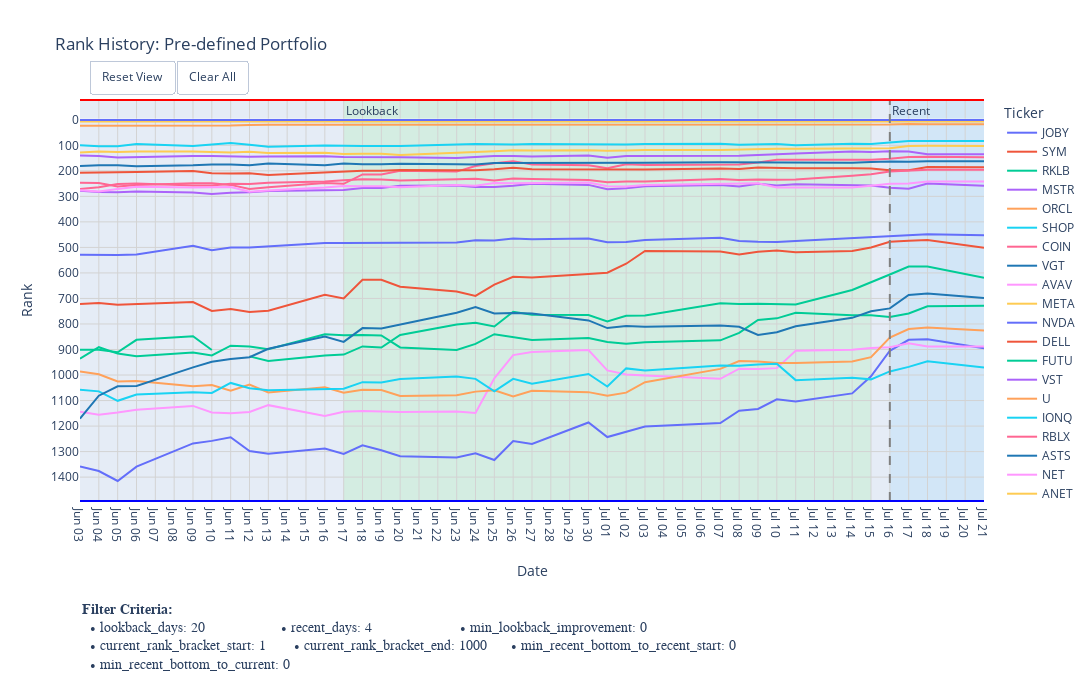

Here is the notebook cell this chart was saved with:
### Markdown cell above
### Step 8: Visualize Portfolio

Plot the rank history for the tickers in the pre-defined portfolio to compare their recent performance.

### Code cell
print("--- Step 8: Plotting rank history for the portfolio ---")

if PORTFOLIO_TICKERS:
    plot_days = PERIOD_PARAMS['lookback_days'] + PERIOD_PARAMS['recent_days'] + 10
    # Combine both dictionaries for complete context in the plot's annotation
    full_criteria_for_plot = {**PERIOD_PARAMS, **METRIC_FILTERS}
    
    plotting_utils.plot_rank_with_criteria(
        df_rank_history=df_rank_history.iloc[:, -plot_days:],
        ticker_list=PORTFOLIO_TICKERS,
        title_suffix="Pre-defined Portfolio",
        filter_criteria=full_criteria_for_plot, # Pass the combined dict
        width=1150,
        height=700,
    )
else:
    print("Portfolio ticker list is empty. Nothing to plot.")
